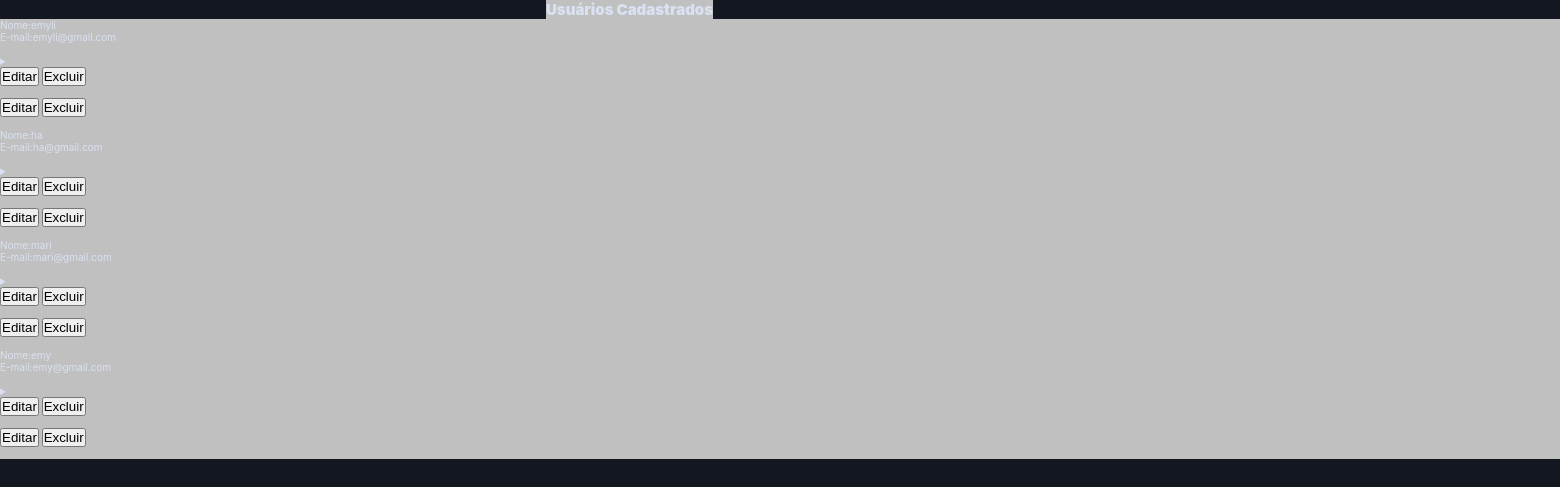
The page /usuarios_cadastrados.php (signed in) on the database its author committed.
### tables this page shows
CREATE TABLE `usuario` (
  `cod` int(11) NOT NULL,
  `nome` varchar(150) NOT NULL,
  `email` varchar(150) NOT NULL,
  `senha` varchar(45) NOT NULL,
  `cpf` int(20) NOT NULL,
  `perfil_cod` int(11) NOT NULL
);

### usuarios_cadastrados.php (the view, shortened to what this page needs)
<!DOCTYPE html>
<html lang="pt-br">
    <head>
            <link rel = "stylesheet" href = "css/relatorio.css">
            <link rel = "stylesheet" href = "css/popups.css">
    </head>
    <body>
        <div class = "centro">
            <article class="z">
                <div class="d ">
                    <h1>Usuários Cadastrados</h1>
                </div>
            </article>
        </div>
        <?php
            include("bd/conexao.php");
            $selecionar = "SELECT * FROM usuario";
            $resultado = mysqli_query ($conexao, $selecionar);
            while($row_usuario = mysqli_fetch_assoc($resultado)){
        ?>
        <article class="z">
        <div class="d">
        <?php
                echo "Nome:" . $row_usuario['nome'] . "<br>";
                echo "E-mail:" . $row_usuario['email'] . "<br><br>";
                if($_SESSION['perfil'] == 1){
        ?>
<div class="container">
  <details>
    <summary>
      <div class="button">
      <button>Editar</button>
      <button>Excluir</button><br><br>
      </div>
    </summary>
  </details>
</div>
                <a href="javascript: abrir();"><button>Editar</button></a>
                <a href="javascript: abrir();"><button>Excluir</button></a><br><br>
        <?php
                }
            }
        ?>
        </div>
        </article>
    </body>
</html>

### css/relatorio.css (style rules this page uses)
.centro { align-items: center; display: flex; position: relative; left: 35%; }
h1, h2, h3 { font-weight: 900; }
.z .d { background-color: silver; }

### css/popups.css (style rules this page uses)
*, *::after, *::before { margin: 0; padding: 0; box-sizing: border-box; }
html { font-size: 62.5%; }
body { --light: hsl(220, 50%, 90%); --primary: hsl(255, 30%, 55%); --focus: hsl(210, 90%, 50%); --border-color: hsla(0, 0%, 100%, .2); --global-background: hsl(220, 25%, 10%); --background: linear-gradient(to right, hsl(210, 30%, 20%), hsl(255, 30%, 25%)); --shadow-1: hsla(236, 50%, 50%, .3); --shadow-2: hsla(236, 50%, 50%, .4); font-family: -apple-system, BlinkMacSystemFont, 'Segoe UI', 'Open Sans', sans-serif; color: var(--light); background: var(--global-background); }
a, a:link { font-family: inherit; text-decoration: none; }

### rows shown on the page
usuario: nome "emyli", email "emyli@gmail.com"
usuario: nome "ha", email "ha@gmail.com"
usuario: nome "mari", email "mari@gmail.com"
usuario: nome "emy", email "emy@gmail.com"
